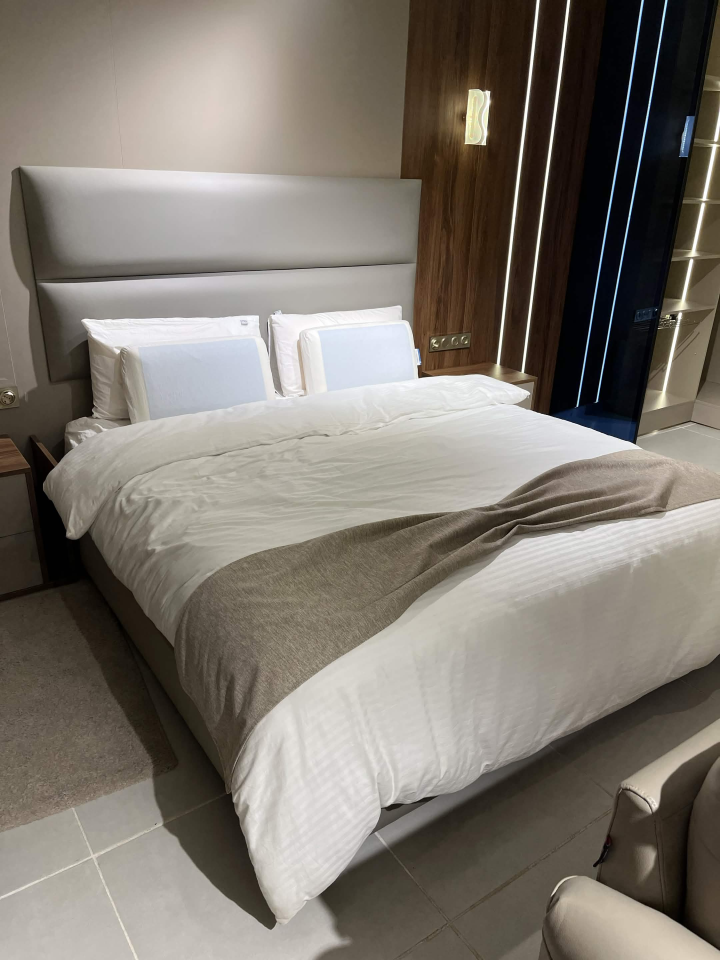
#> input picture store Hotelia Space/IMG_8094.jpg, 2160 x 2880 px (shown at 1/3 size)
$ python -i look_materials.py   (imports and definitions only)
#> lines starting #> are read from the running program, lines starting #| are printed output that depends on the picture
#> further down, picture is the input picture: PIL image 2160x2880 RGB; mean R, G, B 126.4, 119.8, 111.4
"""
What each material of a project is in real life, and how it behaves in light (18 Nov, the owner and Sarah: "the texture of
D5 / Enscape", every texture exactly the architect's). SketchUp exports a colour or a picture per material and nothing else:
no gloss, no relief (Bloc B F5: 543 materials, 1 normal map, 2 roughness maps, every roughness 0.5). Here each material gets
a FAMILY (marble, wood, leather, velvet, chrome...) and the family its physical finish: roughness, clear coat, sheen, metal,
and a relief made from the material's OWN picture (a bump from its brightness: veins, grain, weave). Nothing is added to the
picture and no colour changes.

1. the name (French, English, Portuguese, Spanish, Italian, Indonesian, Vietnamese, Chinese: what the F5's libraries use)
2. else the picture itself: wood grain (long parallel streaks, warm), stone (light, grey, veined), fabric (fine weave, flat)
3. else nothing: the material keeps the neutral finish it had (safe: never wrong in a visible way)

Glass and mirrors are left to look_apply.py's own rules.

python look_materials.py <source.glb> <out.json>      (the look pipeline calls classify() through look_make_recipe.py)
The result is cached beside out.json for the same file (size + time).
"""
import io, json, os, re, struct, sys

# the finish of each family, in Blender's Principled BSDF terms (look_apply.py "materials" rules). selfBump: the relief taken
# from the material's own picture (0 = none); it only applies to textured materials. Not on stone, tile or plaster (18 Nov test:
# the F5's marble floor, whose faces SketchUp turned over, went black and mirror-like with a relief; polished stone has none anyway).
FAMILIES = {
    "stone":   {"roughness": 0.12, "coat": 0.3, "coatRoughness": 0.04},
    "tile":    {"roughness": 0.15, "coat": 0.25, "coatRoughness": 0.05},
    "lacquer": {"roughness": 0.12, "coat": 0.6, "coatRoughness": 0.03},
    "wood":    {"roughness": 0.42, "coat": 0.15, "coatRoughness": 0.25, "selfBump": 0.06},
    "leather": {"roughness": 0.45, "coat": 0.1, "coatRoughness": 0.3, "sheen": 0.15, "sheenRoughness": 0.4, "selfBump": 0.1},
    "velvet":  {"roughness": 0.9, "specular": 0.2, "sheen": 1.0, "sheenRoughness": 0.3, "selfBump": 0.08},
    "fabric":  {"roughness": 0.88, "specular": 0.25, "sheen": 0.6, "sheenRoughness": 0.45, "selfBump": 0.14},
    "carpet":  {"roughness": 0.95, "specular": 0.2, "sheen": 0.4, "sheenRoughness": 0.6, "selfBump": 0.25},
    "chrome":  {"metallic": 1.0, "roughness": 0.06},
    "metal":   {"metallic": 1.0, "roughness": 0.32},
    "gold":    {"metallic": 1.0, "roughness": 0.22},
    "plaster": {"roughness": 0.82, "specular": 0.4},
    # a painted cabinet or door (only from the designer's tag: nothing in a name or a picture says satin)
    "satin":   {"roughness": 0.35, "coat": 0.1, "coatRoughness": 0.2},
    # stone known only from its picture (light, grey, veined): it may be a textured wall, so a satin finish, not a polish
    "stone_soft": {"roughness": 0.28, "coat": 0.12, "coatRoughness": 0.1},
    "plastic": {"roughness": 0.35},
    "plant":   {"roughness": 0.5, "sheen": 0.15, "sheenRoughness": 0.5},
    "paper":   {"roughness": 0.75, "specular": 0.3},
}

# first match wins: the more specific families come first
NAMES = [
    ("skip",    r"glass|verre|vitre|vidro|vidrio|cristal|玻璃|mirror|miroir|espelho|espejo|specchio|镜"),
    ("chrome",  r"chrom|cromo|cromad|inox|stainless|不锈钢|polished.?steel|mirror.?steel"),
    ("gold",    r"gold(?!enrod)|dor[ée]|brass|laiton|lat[aã]o|bronze|copper|cuivre|cobre|黄金|金色|铜"),
    ("metal",   r"metal|m[ée]tal|alumin|\balu\b|steel|acier|a[cç]o\b|iron|\bfer\b|ferro|nickel|zinc|anodi|brushed|bross[ée]|铁|金属"),
    ("stone",   r"marble|marbre|marmo|m[aá]rmo[rl]e?|granit|travertin|onyx|quartz|terrazzo|stone|pierre|pedra|piedra|calacatta|carrara|statuario|slate(?!.?gr[ae]y)|ardoise|大理石|石材|岩"),
    ("tile",    r"(?<![a-z])tiles?(?![a-z])|carrelage|carreau|ceramic|c[ée]ramique|ceramico|cer[aâ]mica|porcel|fa[iï]ence|zellige|mosai|azulejo|瓷|砖"),
    ("lacquer", r"laqu[ée]|lacquer|lacad|high.?gloss|brillant|\bgloss"),
    ("leather", r"leather|\bcuir|couro|cuero|pelle|皮革|真皮|\bkulit"),
    ("velvet",  r"velvet|velours|veludo|terciopelo|丝绒|天鹅绒"),
    ("carpet",  r"carpet|\brug|tapis|moquette|alfombra|tapete|地毯"),
    ("fabric",  r"fabric|tissu|tecido|\btela\b|textile|linen|\blin\b|cotton|coton|wool|laine|boucl|chenille|curtain|rideau|cortina|cushion|coussin|almofada|towel|serviette|toalha|croche|crochet|\bsofa|canap|\bkain|布|窗帘|绒"),
    ("wood",    r"wood|\bbois|oak|ch[eê]ne|walnut|noyer|teak|teck|\bash\b|fr[eê]ne|maple|[eé]rable|\bpine|pinus|\bpin\b|kayu|madeira|parquet|veneer|placage|bamboo|bambou|cherry|ceris|weng[eé]|ebony|[eé]b[eè]ne|birch|bouleau|beech|h[eê]tre|木"),
    ("plant",   r"leaf|leaves|feuille|folha|\bdaun|plant|foliage|banana|\bbana\d|pothos|fern|grass|herbe|bark|batang|flower|fleur|berry|叶|植物|花"),
    ("paper",   r"paper|papier|papel|\bpage|pagina|book|livre|\bcapa\d"),
    ("plastic", r"plastic|plastique|pl[aá]stico|\bpvc|acryli|nhua|nhựa|塑料"),
    ("plaster", r"\bral.?\d{4}\b|paint|peinture|plaster|enduit|stucco|concrete|b[ée]ton|cement|ciment|\bwall|\bmur\b|parede|墙|涂料"),
]


# [5 lines left out: function by_name, not called in this run]


def by_picture(img):
    """wood, stone or fabric from the picture alone, or None (a print, a logo, a photo: left alone)"""
    import numpy as np
    from PIL import Image, ImageFilter
    im = img.convert("RGB")
    im.thumbnail((256, 256))
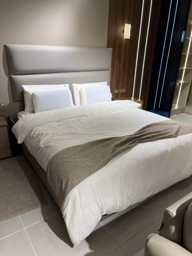
#> im: PIL image 192x256 RGB; mean R, G, B 126.4, 119.8, 111.3
    if min(im.size) < 32:
        return None
    a = np.asarray(im, np.float32) / 255
    hsv = np.asarray(im.convert("HSV"), np.float32) / 255
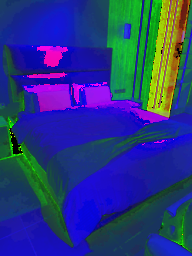
#> hsv: shape (256, 192, 3) float32; mean R, G, B 0.155, 0.218, 0.5
    lum = a @ np.array([0.2126, 0.7152, 0.0722], np.float32)
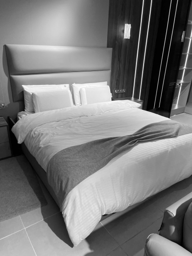
#> lum: shape (256, 192) float32; min 0, max 0.984, mean 0.473
    sat, val, hue = float(hsv[..., 1].mean()), float(lum.mean()), hsv[..., 0] * 360
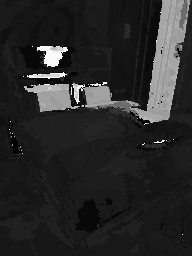
#> hue: shape (256, 192) float32; min 0, max 348.7, mean 55.9; drawn with min black and max white
#> sat = 0.219; val = 0.473
    # structure: how much the edges run one way (wood grain)
    gy, gx = np.gradient(lum)
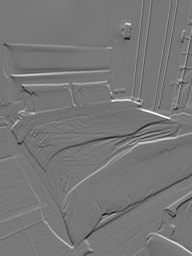
#> gy: shape (256, 192) float32; min -0.376, max 0.428, mean 0.00115; drawn with min black and max white
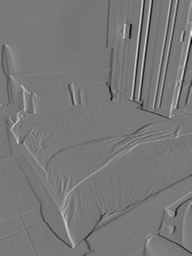
#> gx: shape (256, 192) float32; min -0.446, max 0.498, mean 2.32e-05; drawn with min black and max white
    jxx, jyy, jxy = (gx * gx).mean(), (gy * gy).mean(), (gx * gy).mean()
#> jxx = 0.00265; jyy = 0.00165; jxy = 0.000427
    coherence = float(np.sqrt((jxx - jyy) ** 2 + 4 * jxy ** 2) / (jxx + jyy + 1e-9))
#> coherence = 0.305
    blur = np.asarray(Image.fromarray((lum * 255).astype(np.uint8)).filter(ImageFilter.GaussianBlur(1.5)), np.float32) / 255
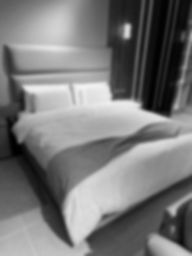
#> blur: shape (256, 192) float32; min 0.00392, max 0.953, mean 0.471
    fine = float(np.abs(lum - blur).mean())
#> fine = 0.0257
    broad = float(np.asarray(Image.fromarray((lum * 255).astype(np.uint8)).filter(ImageFilter.GaussianBlur(8)), np.float32).std() / 255)
#> broad = 0.21
    warm = float(((hue > 10) & (hue < 50)).mean())
#> warm = 0.854
    if coherence > 0.45 and warm > 0.5 and sat > 0.15:
        return "wood"
    if val > 0.5 and sat < 0.12 and float(lum.std()) > 0.06 and coherence < 0.35:
        return "stone_soft"
    if fine > 0.025 and broad < 0.05 and coherence < 0.4:
        return "fabric"
    return None


# [136 lines left out: functions read_glb, geometry, by_place, not called in this run]


FAMILY_WORDS = ", ".join(k for k in FAMILIES if k != "stone_soft")


MATERIALS_MODEL = os.environ.get("ROOMIA_MATERIALS_MODEL", "anthropic/claude-haiku-5.5")


# [278 lines left out: functions _ask, by_ai_text, by_ai, classify, overlay, rules, not called in this run]


# [11 lines not run here, left out]

>>> from PIL import Image
>>> picture = Image.open('../store Hotelia Space/IMG_8094.jpg')
>>> result = by_picture(picture)

$ run again, on store Hotelia Space/IMG_8096.jpg
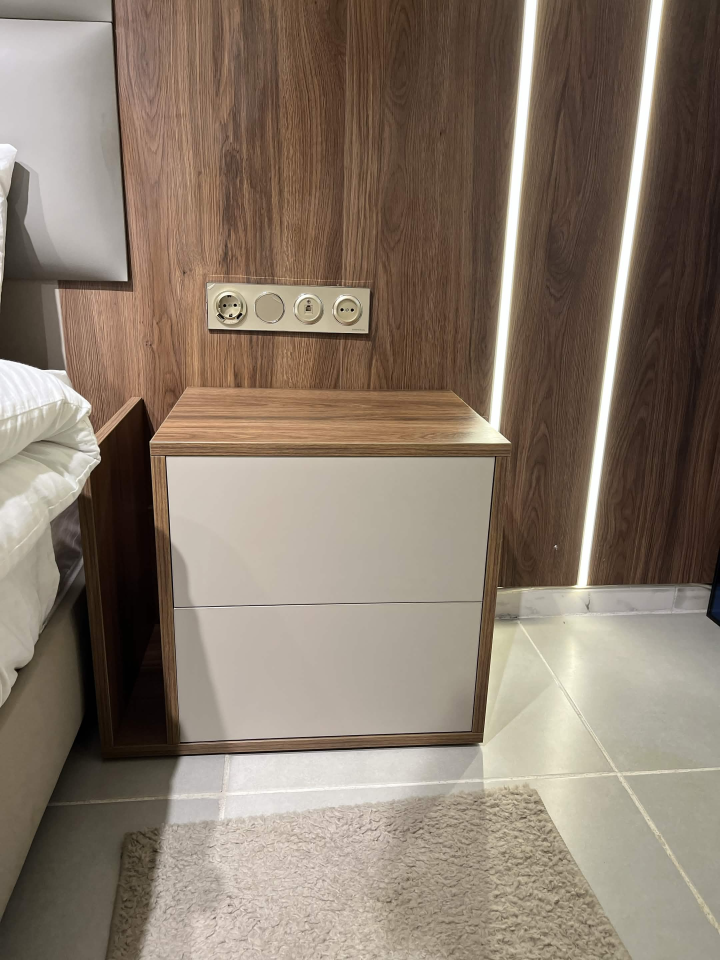
#> input picture store Hotelia Space/IMG_8096.jpg, 2160 x 2880 px (shown at 1/3 size)
#> picture is the input picture: PIL image 2160x2880 RGB; mean R, G, B 136.2, 121.6, 107.3
#> sat = 0.264; val = 0.485
#> in by_picture, `gy, gx = np.gradient(lum)`:
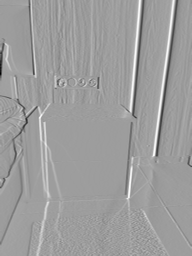
#> gx: shape (256, 192) float32; min -0.521, max 0.32, mean -0.00165; drawn with min black and max white
#> jxx = 0.00276; jyy = 0.00114; jxy = 0.000263
#> coherence = 0.435
#> in by_picture, `blur = np.asarray(Image.fromarray((lum * 255).astype(np.uint8)).filter..`:
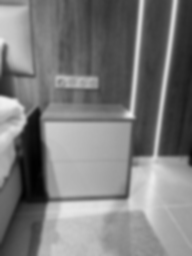
#> blur: shape (256, 192) float32; min 0.00392, max 0.945, mean 0.483
#> fine = 0.0251
#> broad = 0.177
#> warm = 0.899

$ run again, on store Hotelia Space/IMG_8099.jpg
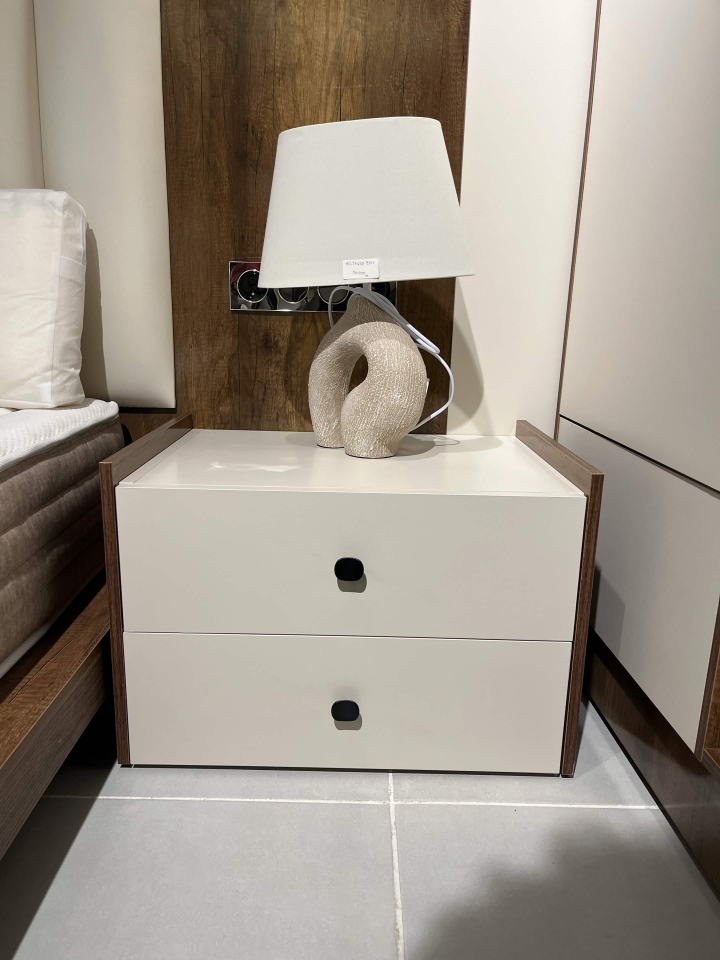
#> input picture store Hotelia Space/IMG_8099.jpg, 2160 x 2880 px (shown at 1/3 size)
#> picture is the input picture: PIL image 2160x2880 RGB; mean R, G, B 159.9, 150.9, 140.3
#> sat = 0.175; val = 0.596
#> in by_picture, `gy, gx = np.gradient(lum)`:
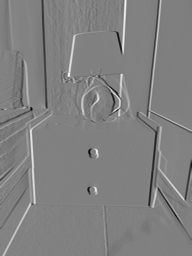
#> gx: shape (256, 192) float32; min -0.405, max 0.396, mean -0.000175; drawn with min black and max white
#> jxx = 0.00229; jyy = 0.0016; jxy = 1.34e-05
#> coherence = 0.177
#> in by_picture, `blur = np.asarray(Image.fromarray((lum * 255).astype(np.uint8)).filter..`:
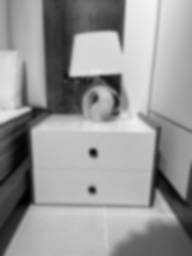
#> blur: shape (256, 192) float32; min 0.00392, max 0.953, mean 0.594
#> fine = 0.022
#> broad = 0.188
#> warm = 0.968

$ run again, on store Hotelia Space/IMG_8101.jpg
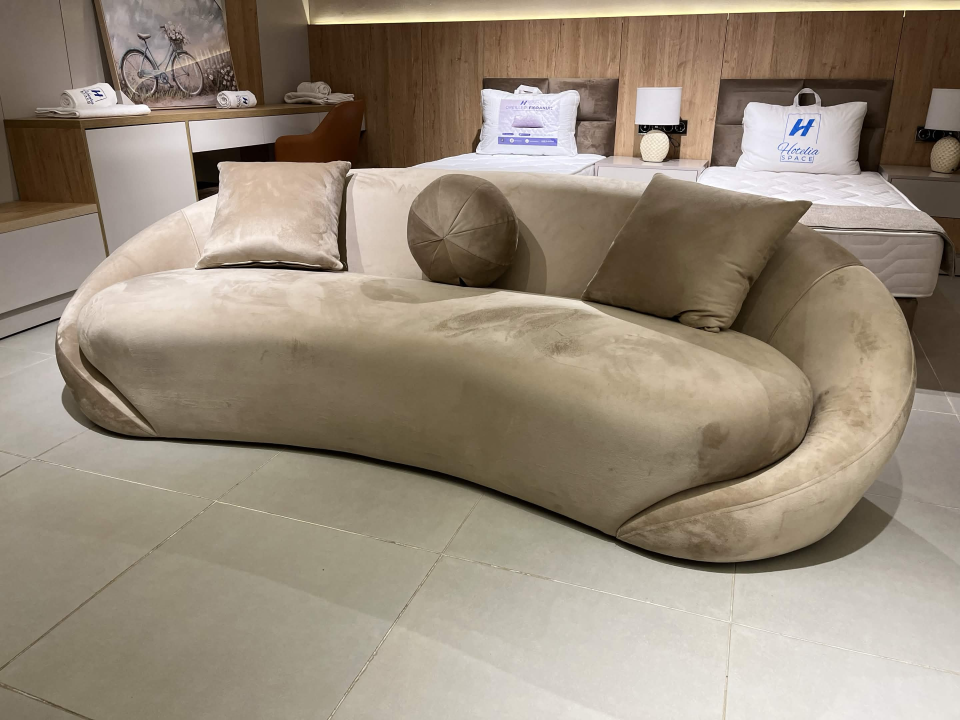
#> input picture store Hotelia Space/IMG_8101.jpg, 2880 x 2160 px (shown at 1/3 size)
#> picture is the input picture: PIL image 2880x2160 RGB; mean R, G, B 150.9, 138.1, 121.6
#> sat = 0.241; val = 0.547
#> jxx = 0.00127; jyy = 0.00326; jxy = -6.69e-05
#> coherence = 0.439
#> in by_picture, `blur = np.asarray(Image.fromarray((lum * 255).astype(np.uint8)).filter..`:
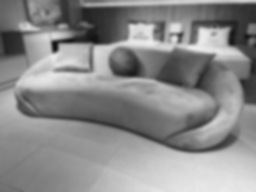
#> blur: shape (192, 256) float32; min 0.0745, max 0.922, mean 0.546
#> fine = 0.0256
#> broad = 0.145
#> warm = 0.943
